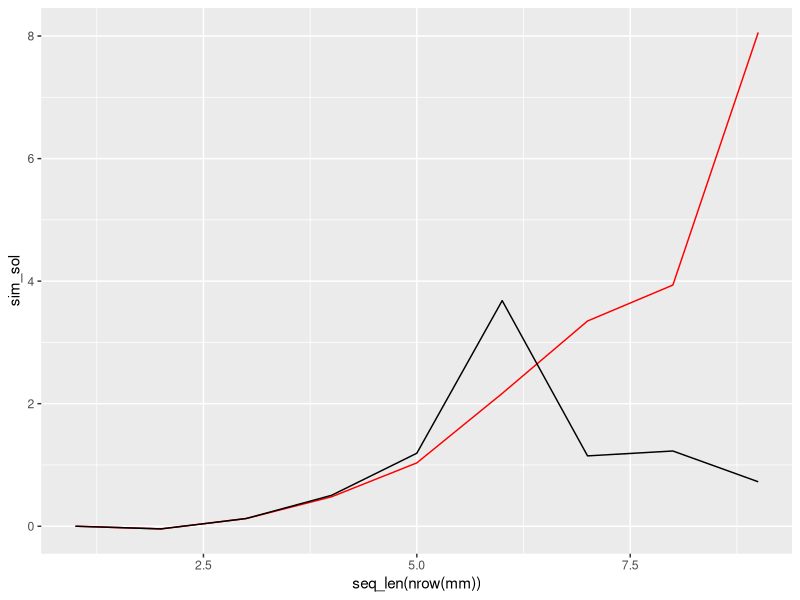
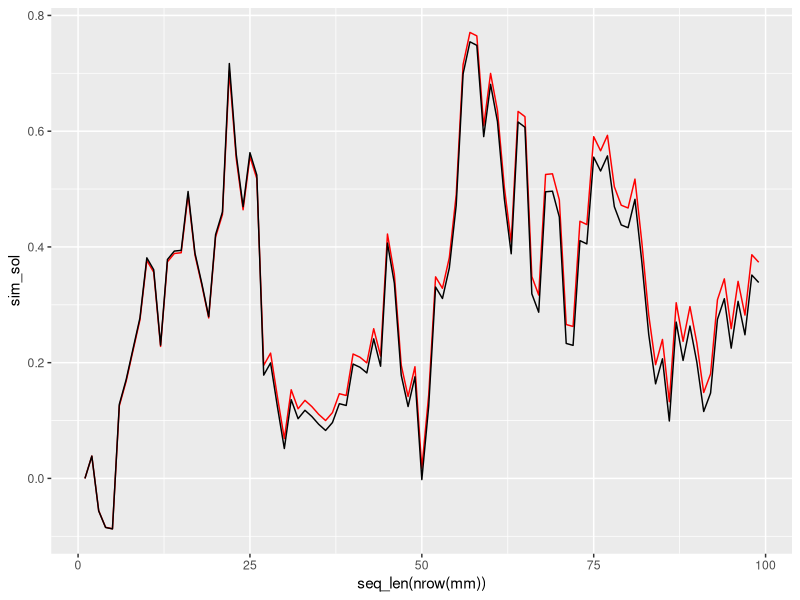
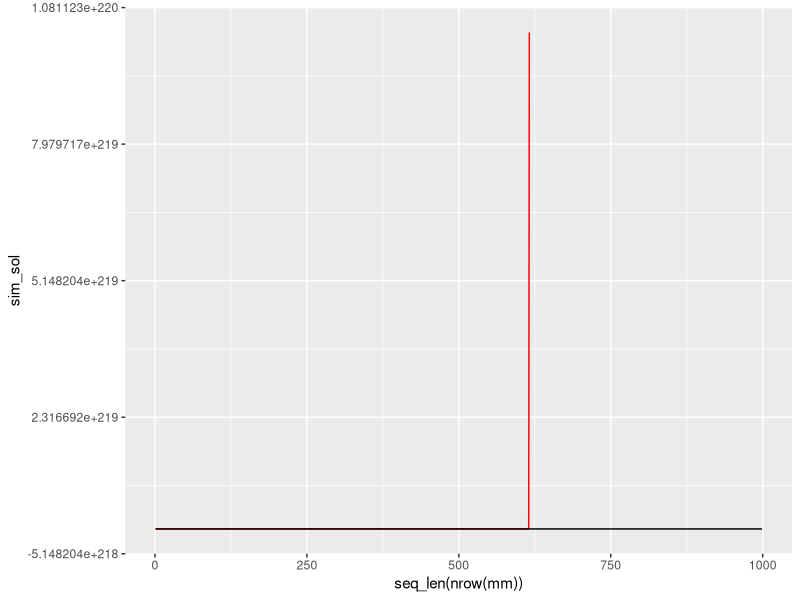

The R source for these figures, in order:


sim_BM <- function(T_, delta) {
  tmesh <- seq(from = 0, to = T_, by = delta)
  N <- length(tmesh)
  step <- delta
  Norm <- rnorm(N)
  B <- c(0,cumsum(sqrt(step) * Norm[-length(Norm)]))
  output <- data.frame(B = B, Norm = Norm)
  return(output)
  # plot(x = tmesh, y = B, type = "l")
}



b <- function(t, X_t) {
  (1 + X_t)*(1+X_t^2)
}

sigma <- function(t, X_t) {
  1+X_t^2
}

msigma <- function(t, X_t){
  2*X_t
}

Euler_scheme <- function(delta, T_ = 1, b, sigma, x_0 = 0) {
  N_n <- ceiling(T_ / delta)
  tmesh <- seq(from = 0, to = T_, by = delta)
  sim_BM_result <- sim_BM(T_, delta)
  B <- sim_BM_result$B
  Norm <- sim_BM_result$Norm
  X <- c(x_0)
  X_2 <- c(x_0)
  step <- delta * T_
  for (k in 2:(N_n-1)) {
    X[k] <- X[k-1] + b(k,X[k-1])*step + sigma(k,X[k-1])*(B[k] - B[k-1])
    X_2[k] <- exp(-step) * X_2[k-1] + sqrt(-1/2 * (1- exp(2*step))) * Norm[k]
  }
  output <- data.frame(sim_sol = X, real_sol = X_2)
  return(output)
}


Milstein_scheme <- function(delta, T_ = 1, b, sigma, msigma, x_0 = 0) {
  N_n <- ceiling(T_ / delta)
  tmesh <- seq(from = 0, to = T_, by = delta)
  sim_BM_result <- sim_BM(T_, delta)
  B <- sim_BM_result$B
  Norm <- sim_BM_result$Norm
  X <- c(x_0)
  X_2 <- c(x_0)
  step <- delta * T_
  for (k in 2:(N_n-1)) {
    X[k] <- X[k-1] + b(k,X[k-1])*step + sigma(k,X[k-1])*(B[k] - B[k-1])+
      1/2*sigma(k,X[k-1])*msigma(k, X[k-1])*((B[k]-B[k-1])^2-step)
    X_2[k] <- tan( atan(x_0)+tmesh[k]+ B[k])
  }
  output <- data.frame(sim_sol = X, real_sol = X_2)
  return(output)
}
library(tidyverse)

delta <- 1/10

mm <- Milstein_scheme(delta=delta, T_=1, b=b, sigma=sigma, msigma=msigma, x_0=0)
ggplot(data = mm, aes(x=seq_len(nrow(mm)), y = sim_sol)) +
  geom_line(color = "red") +
  geom_line(aes(x=seq_len(nrow(mm)), y = real_sol))

delta <- 1/100

mm <- Milstein_scheme(delta=delta, T_=1, b=b, sigma=sigma, msigma=msigma, x_0=0)
ggplot(data = mm, aes(x=seq_len(nrow(mm)), y = sim_sol)) +
  geom_line(color = "red") +
  geom_line(aes(x=seq_len(nrow(mm)), y = real_sol))

delta <- 1/1000

mm <- Milstein_scheme(delta=delta, T_=1, b=b, sigma=sigma, msigma=msigma, x_0=1)
ggplot(data = mm, aes(x=seq_len(nrow(mm)), y = sim_sol)) +
  geom_line(color = "red") +
  geom_line(aes(x=seq_len(nrow(mm)), y = real_sol))

set.seed(69)





